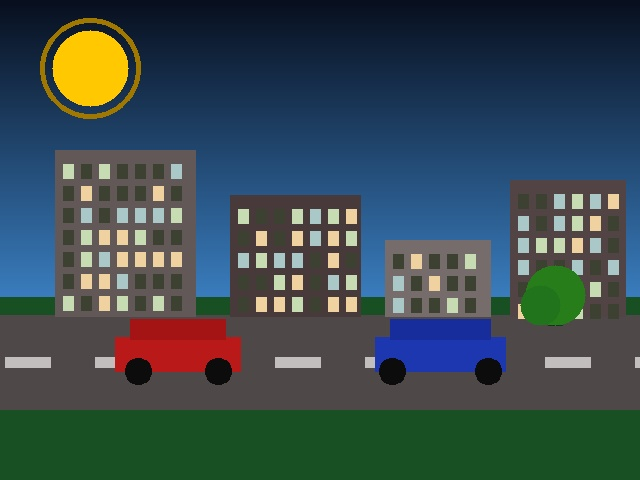
#> input picture examen-final-computacion-visual-[maicolsebastian-olarteramirez]/ejercicio_1_procesamiento_visual/data/input.jpg, 640 x 480 px
$ python main.py
#> lines starting #> are read from the running program, lines starting #| are printed output that depends on the picture; after the words box and inside, x2 and y2 are one past the last pixel; in counts of white or black regions, pixels touching at a corner belong together
"""
Ejercicio 1 – Procesamiento Visual e IA
Examen Final Computación Visual 2026-I – UNAL

Pipeline:
  1. Carga de imagen (sintética o desde data/input.jpg)
  2. Conversión a escala de grises
  3. Conversión a espacio HSV
  4. Suavizado gaussiano
  5. Detección de bordes (Canny)
  6. Detección de objetos (YOLOv8n si está instalado, sino clásica por color HSV + contornos)
  7. Mosaico comparativo de todos los pasos
"""

import sys
import cv2
import numpy as np
from pathlib import Path

np.random.seed(42)  # reproducibilidad en la imagen sintética

SCRIPT_DIR  = Path(__file__).parent
PROJECT_DIR = SCRIPT_DIR.parent
RESULTS_DIR = PROJECT_DIR / "resultados"
DATA_DIR    = PROJECT_DIR / "data"


# ──────────────────────────────────────────────────────────────────────────────
# Generación de escena sintética
# ──────────────────────────────────────────────────────────────────────────────

# [120 lines left out: functions create_synthetic_scene, detect_classical, not called in this run]


def try_yolo(bgr: np.ndarray) -> np.ndarray | None:
    """
    Intenta inferencia con YOLOv8n (ultralytics).
    Devuelve la imagen anotada o None si el paquete no está instalado.

    Confianza mínima = 0.25 (estándar para escenas genéricas).
    """
    try:
        from ultralytics import YOLO  # type: ignore
        model = YOLO("yolov8n.pt")
        results = model.predict(bgr, conf=0.25, verbose=False)
        return results[0].plot()
    except Exception as exc:
        print(f"  [YOLO no disponible: {exc}] → usando detección clásica")
        return None


# ──────────────────────────────────────────────────────────────────────────────
# Utilidades de salida
# ──────────────────────────────────────────────────────────────────────────────

# [28 lines left out: functions label_image, build_mosaic, not called in this run]


# ──────────────────────────────────────────────────────────────────────────────
# Pipeline principal
# ──────────────────────────────────────────────────────────────────────────────

def main() -> None:
    RESULTS_DIR.mkdir(parents=True, exist_ok=True)
    DATA_DIR.mkdir(parents=True, exist_ok=True)

    # 1 ── Carga ────────────────────────────────────────────────────────────────
    input_path = DATA_DIR / "input.jpg"
    if input_path.exists():
        original = cv2.imread(str(input_path))
#> original is the input picture: shape (480, 640, 3); mean B, G, R 78.5, 74.7, 57.8
        if original is None:
            sys.exit(f"Error: no se pudo leer {input_path}")
        print(f"[1] Imagen cargada: {input_path}")
    else:
        original = create_synthetic_scene()
        cv2.imwrite(str(input_path), original)
        print("[1] Escena sintética generada → data/input.jpg")

    cv2.imwrite(str(RESULTS_DIR / "original.png"), original)

    # 2 ── Escala de grises ─────────────────────────────────────────────────────
    gray = cv2.cvtColor(original, cv2.COLOR_BGR2GRAY)
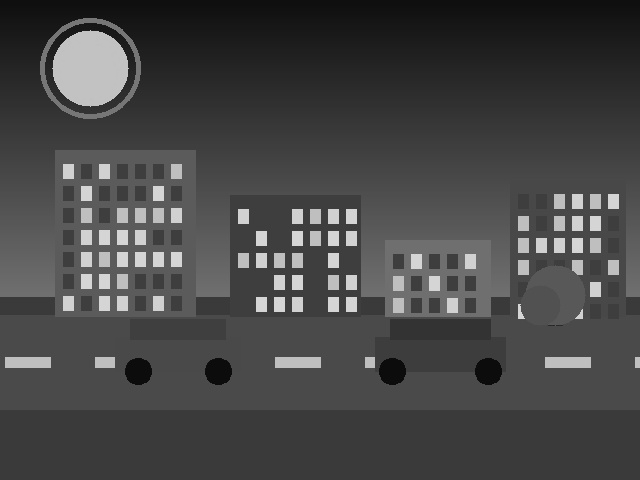
#> gray: shape (480, 640); min 6, max 219, mean 70.1
    cv2.imwrite(str(RESULTS_DIR / "grises.png"), gray)
    print("[2] Escala de grises → resultados/grises.png")

    # 3 ── Espacio de color HSV ─────────────────────────────────────────────────
    hsv = cv2.cvtColor(original, cv2.COLOR_BGR2HSV)
#> hsv: shape (480, 640, 3); mean H, S, V 71.6, 131.1, 97.7
    cv2.imwrite(str(RESULTS_DIR / "hsv_o_lab.png"), hsv)
    print("[3] Representación HSV   → resultados/hsv_o_lab.png")

    # 4 ── Suavizado gaussiano ──────────────────────────────────────────────────
    # Kernel 15×15: suficiente para suavizar bordes ruidosos sin destruir la forma.
    # σ=0 → OpenCV lo calcula como 0.3 * ((ksize - 1) * 0.5 - 1) + 0.8 ≈ 2.8
    blurred = cv2.GaussianBlur(original, (15, 15), 0)
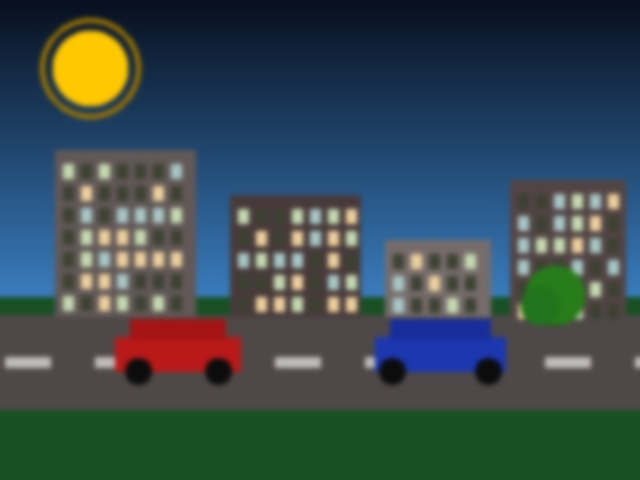
#> blurred: shape (480, 640, 3); mean B, G, R 78.5, 74.7, 57.8
    cv2.imwrite(str(RESULTS_DIR / "suavizado.png"), blurred)
    print("[4] Suavizado gaussiano  → resultados/suavizado.png")

    # 5 ── Detección de bordes Canny ────────────────────────────────────────────
    # Pre-suavizado 5×5 sobre la imagen en grises para reducir ruido de alta frecuencia.
    # Umbrales: 50 (bajo) y 150 (alto), relación 1:3 recomendada por Canny (1986).
    gray_pre  = cv2.GaussianBlur(gray, (5, 5), 0)
    edges     = cv2.Canny(gray_pre, threshold1=50, threshold2=150)
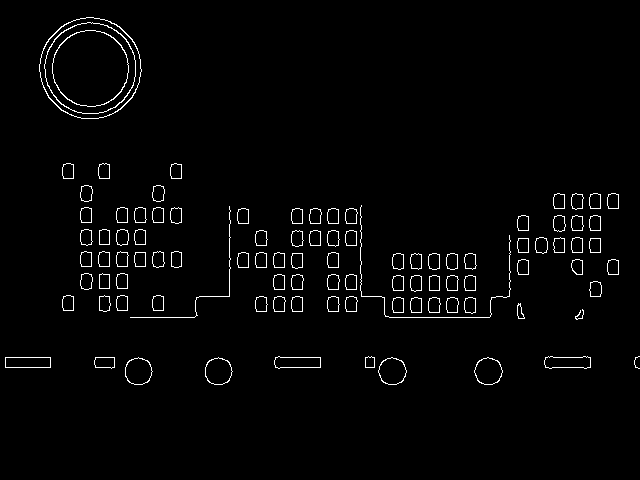
#> edges: shape (480, 640); 2.1% white in thin lines or dots, all inside (x1, y1, x2, y2) = (5, 17, 640, 385)
    cv2.imwrite(str(RESULTS_DIR / "bordes.png"), edges)
    print("[5] Bordes Canny         → resultados/bordes.png")

    # 6 ── Detección / Segmentación ─────────────────────────────────────────────
    yolo_img = try_yolo(original)
    if yolo_img is not None:
        cv2.imwrite(str(RESULTS_DIR / "deteccion_o_segmentacion.png"), yolo_img)
        print("[6] Detección YOLOv8n   → resultados/deteccion_o_segmentacion.png")
    else:
        classical_img = detect_classical(original, hsv)
        cv2.imwrite(str(RESULTS_DIR / "deteccion_o_segmentacion.png"), classical_img)
        print("[6] Detección clásica   → resultados/deteccion_o_segmentacion.png")

    # 7 ── Mosaico comparativo ──────────────────────────────────────────────────
    detection = cv2.imread(str(RESULTS_DIR / "deteccion_o_segmentacion.png"))
    mosaic = build_mosaic(
        [original, gray, hsv, blurred, edges, detection],
        ["1 Original", "2 Grises", "3 HSV", "4 Suavizado", "5 Bordes Canny", "6 Detección"],
    )
    cv2.imwrite(str(RESULTS_DIR / "comparacion.png"), mosaic)
    print("[7] Mosaico comparativo  → resultados/comparacion.png")

    print(f"\nPipeline completo. Resultados en: {RESULTS_DIR}")


if __name__ == "__main__":
    main()
#> (the call stopped at in try_yolo, `model = YOLO("yolov8n.pt")`: ultralytics is not available in this run)
